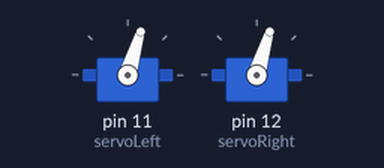
Simulated run of this sketch. Board: Arduino Uno, built with avr-gcc and run on an emulated ATmega328P. On the bench: 2 × servo.

Above: at 0.1 s.
At 3.1 s:
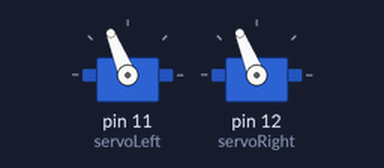
At 6.1 s:
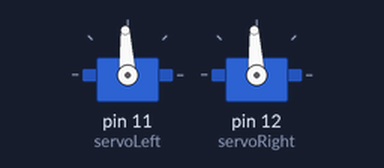
Timing chart, 0 to 7.6 s (numbered marks = the images above):
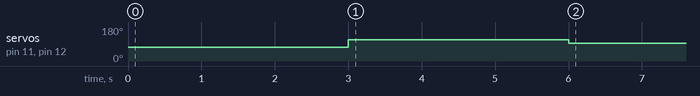

The sketch:

ServoRunTImes.ino
```cpp
// BOE shield - ServoOppositeDirections

#include <Servo.h>

Servo servoLeft;
Servo servoRight;

void setup() {
  servoLeft.attach(11);
  servoRight.attach(12);

  servoLeft.writeMicroseconds(1300); // clockwise
  servoRight.writeMicroseconds(1300); // clockwise
  delay(3000);
  servoLeft.writeMicroseconds(1700); // cntr-clockwise
  servoRight.writeMicroseconds(1700); // cntr-clockwise
  delay(3000);
  servoLeft.writeMicroseconds(1500); // stop
  servoRight.writeMicroseconds(1500); // stop
}
void loop () {
}
```

Measured:
- by itself, servo on pin 11 (servoLeft), servo on pin 12 (servoRight): 73° → 112° at 3.0 s, → 93° 3.0 s later
